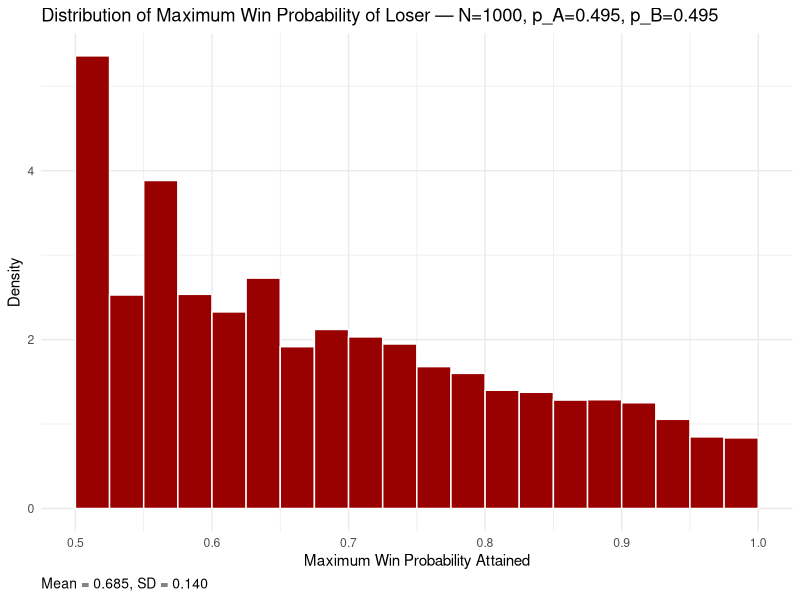
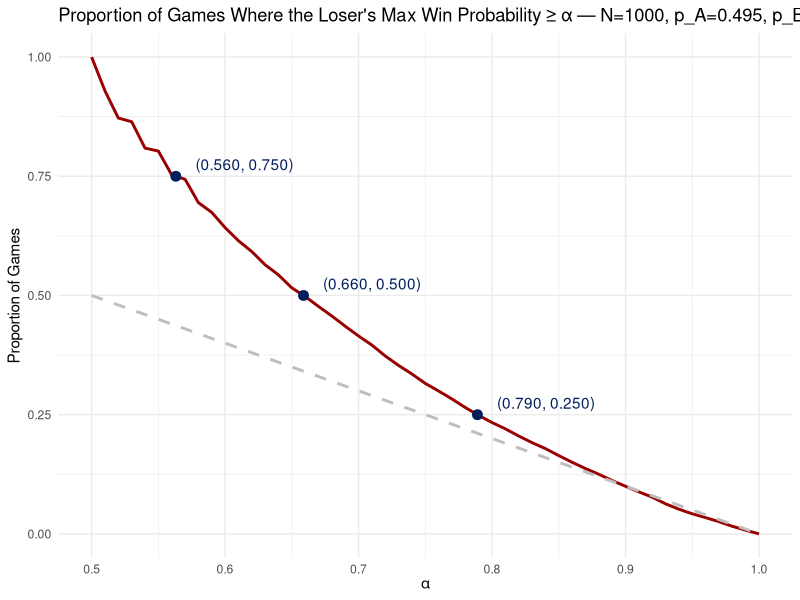
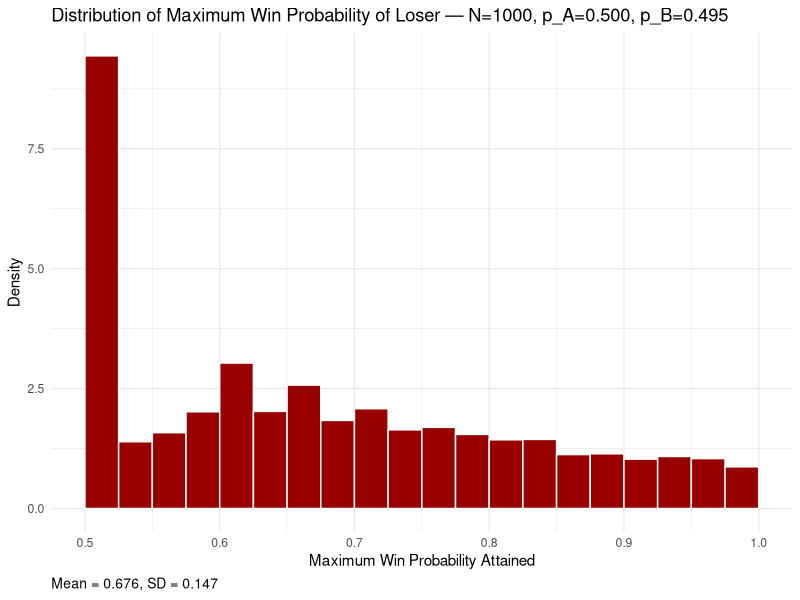
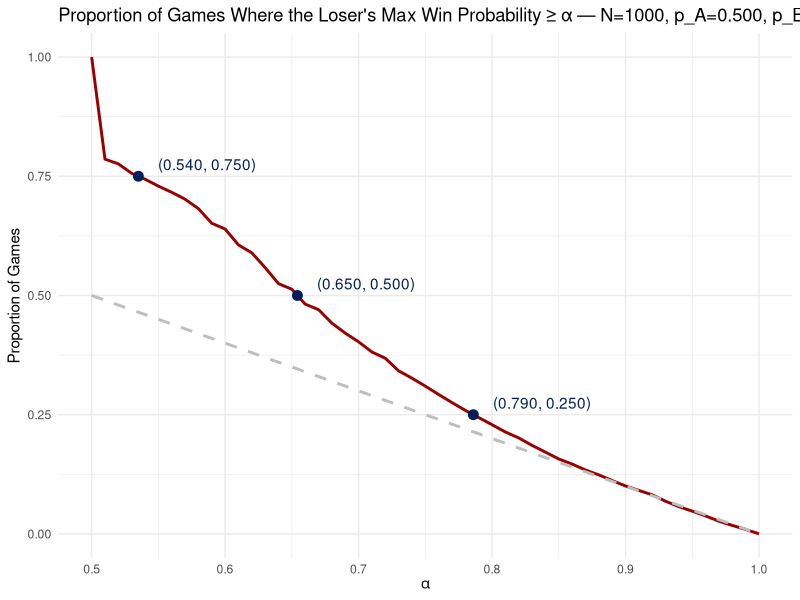
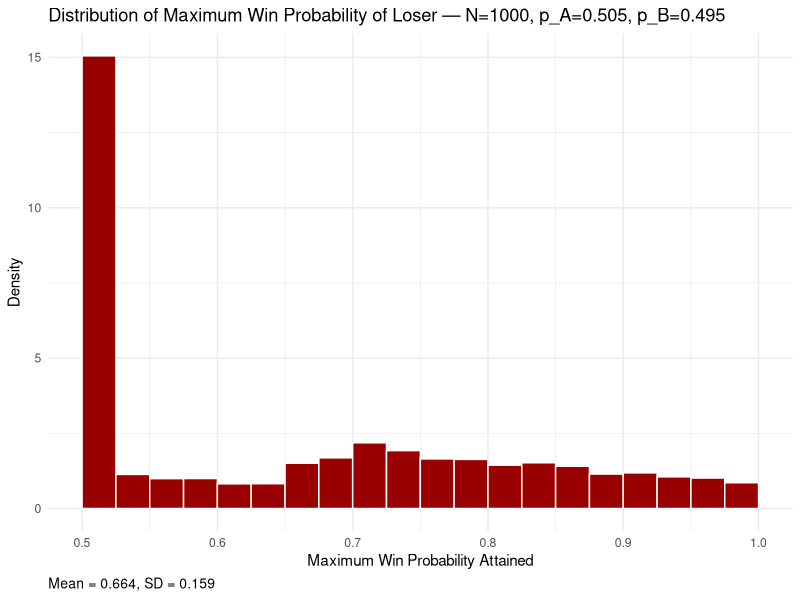
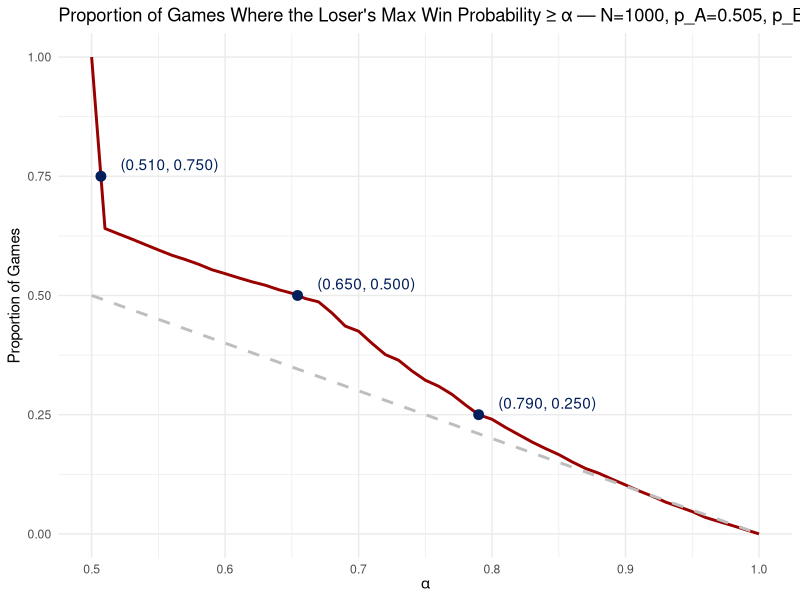
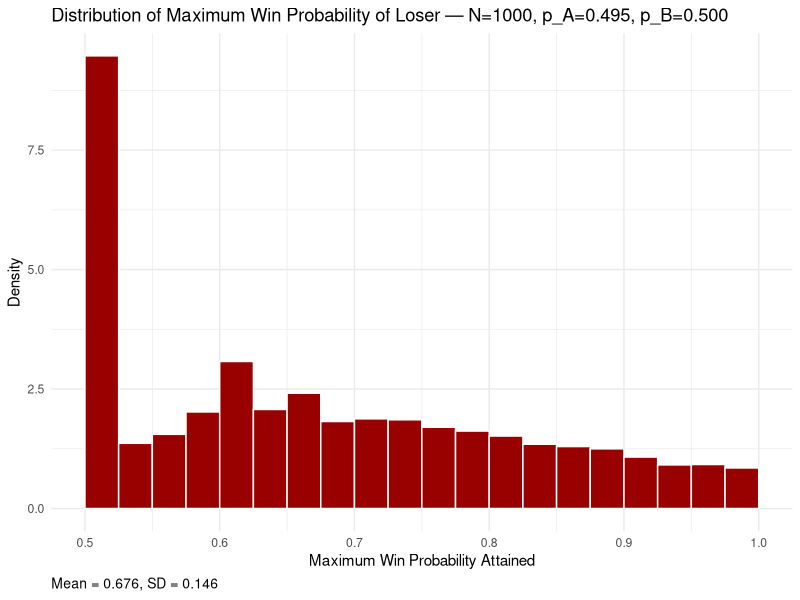
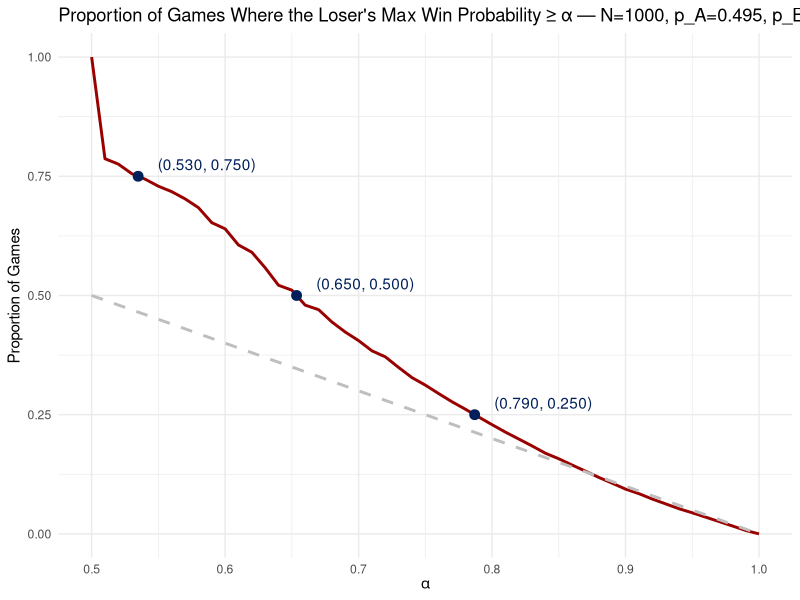

Here is the R script that generated these plots, in order:
#################
### LIBRARIES ###
#################

library(ggplot2)
library(pbapply)
utils::globalVariables(c("..density..", "empirical", "alpha", "identity", "alpha_display", "empirical_display"))

args_full = commandArgs(trailingOnly = FALSE)
file_arg = args_full[grepl("^--file=", args_full)]
if (length(file_arg) > 0) {
  script_path = normalizePath(sub("^--file=", "", file_arg[1]))
} else {
  script_path = normalizePath("scripts/presentations/nessis2025/sim_asymmetric_grid.R")
}
repo_root = normalizePath(file.path(dirname(script_path), "..", "..", ".."))

##################
### PARAMETERS ###
##################

# Fixed possessions
N = 1000
n_sims = 10000

# Grids for p_A (columns) and p_B (rows)
pA_grid = c(0.495, 0.50, 0.505)
pB_grid = c(0.495, 0.50, 0.505)

# Output directory
out_dir = file.path(repo_root, "presentations", "nessis2025", "figures")
dir.create(out_dir, recursive = TRUE, showWarnings = FALSE)

# Penn colors
PENN_RED  = "#990000"
PENN_BLUE = "#011f5b"

##################
### FUNCTIONS  ###
##################

# Brownian-limit WP for asymmetric case
win_prob_brownian_asym = function(t_index, d_t, N, pA, pB) {
  n_rem = N - t_index
  if (n_rem <= 0) {
    return(as.numeric(d_t > 0) + 0.5 * as.numeric(d_t == 0))
  }
  mu_step = pA - pB
  var_step = pA * (1 - pA) + pB * (1 - pB)
  mean_S = mu_step * n_rem
  var_S = var_step * n_rem
  if (var_S <= 0) {
    return(as.numeric(d_t + mean_S > 0) + 0.5 * as.numeric(d_t + mean_S == 0))
  }
  stats::pnorm((d_t + mean_S) / sqrt(var_S))
}

# Precompute WP table
precompute_win_probs_asym = function(N, pA, pB) {
  wp_table = array(NA_real_, dim = c(N + 1, 2 * N + 1))
  pb = utils::txtProgressBar(min = 0, max = N, style = 3)
  for (t in 0:N) {
    n_rem = N - t
    for (d in -n_rem:n_rem) {
      wp_table[t + 1, d + N + 1] = win_prob_brownian_asym(t, d, N, pA, pB)
    }
    if (t %% 20 == 0 || t == N) utils::setTxtProgressBar(pb, t)
  }
  close(pb)
  wp_table
}

# Single game simulation
sim_game_asym = function(N, pA, pB, wp_table = NULL) {
  scoresA = scoresB = numeric(N + 1)
  WPs_A = numeric(N + 1)
  a_scores = rbinom(N, 1, pA)
  b_scores = rbinom(N, 1, pB)
  WPs_A[1] = 0.5
  for (t in 1:N) {
    scoresA[t + 1] = scoresA[t] + a_scores[t]
    scoresB[t + 1] = scoresB[t] + b_scores[t]
    d_t = scoresA[t + 1] - scoresB[t + 1]
    if (!is.null(wp_table)) {
      idx = d_t + N + 1
      if (idx >= 1 && idx <= (2 * N + 1)) {
        WPs_A[t + 1] = wp_table[t + 1, idx]
      } else {
        WPs_A[t + 1] = win_prob_brownian_asym(t, d_t, N, pA, pB)
      }
    } else {
      WPs_A[t + 1] = win_prob_brownian_asym(t, d_t, N, pA, pB)
    }
  }
  final_diff = scoresA[N + 1] - scoresB[N + 1]
  if (final_diff == 0) final_diff = sample(c(-1, 1), 1)
  loser = ifelse(final_diff < 0, "A", "B")
  list(WPs_A = WPs_A, loser = loser)
}

# Many sims -> vector of M (loser max WPs)
simulate_max_wp_asym = function(n_sims, N, pA, pB) {
  wp_table = precompute_win_probs_asym(N, pA, pB)
  Mvals = numeric(n_sims)
  pb = utils::txtProgressBar(min = 0, max = n_sims, style = 3)
  for (j in seq_len(n_sims)) {
    game = sim_game_asym(N, pA, pB, wp_table)
    WP_loser = if (game$loser == "A") game$WPs_A else 1 - game$WPs_A
    Mvals[j] = max(WP_loser, na.rm = TRUE)
    if (j %% 10 == 0 || j == n_sims) utils::setTxtProgressBar(pb, j)
  }
  close(pb)
  Mvals
}

# Plot helpers
plot_histogram = function(M, N, pA, pB, out_path) {
  df = data.frame(M = M)
  mean_M = mean(df$M, na.rm = TRUE)
  sd_M = stats::sd(df$M, na.rm = TRUE)
  p_hist = ggplot(df, aes(M)) +
    geom_histogram(aes(y = ..density..), boundary = 0.5, closed = "left",
                   binwidth = 0.025, fill = PENN_RED, color = "white") +
    coord_cartesian(xlim = c(0.5, 1)) +
    labs(title = sprintf("Distribution of Maximum Win Probability of Loser — N=%d, p_A=%.3f, p_B=%.3f", N, pA, pB),
         x = "Maximum Win Probability Attained", y = "Density",
         caption = sprintf("Mean = %.3f, SD = %.3f", mean_M, sd_M)) +
    theme_minimal() +
    theme(plot.caption = element_text(hjust = 0, size = 10))
  ggsave(out_path, p_hist, width = 8, height = 4, dpi = 300)
}

plot_threshold = function(M, N, pA, pB, out_path) {
  alpha_values = seq(0.5, 1, by = 0.01)
  empirical_probs = sapply(alpha_values, function(a) mean(M >= a))
  plot_data = data.frame(alpha = alpha_values,
                         empirical = empirical_probs,
                         identity = 1 - alpha_values)

  # quartiles only
  target_probs = c(0.75, 0.5, 0.25)
  points = data.frame(
    empirical = target_probs,
    alpha = sapply(target_probs, function(p0) {
      idx = which(diff(sign(empirical_probs - p0)) != 0)[1]
      if (is.na(idx)) return(NA_real_)
      x1 = alpha_values[idx]; x2 = alpha_values[idx + 1]
      y1 = empirical_probs[idx] - p0; y2 = empirical_probs[idx + 1] - p0
      x1 - y1 * (x2 - x1) / (y2 - y1)
    })
  )
  points = points[!is.na(points$alpha), ]
  points$alpha_display = round(points$alpha, 2)
  points$empirical_display = round(points$empirical, 2)

  p_thr = ggplot(plot_data, aes(x = alpha)) +
    geom_line(aes(y = empirical), color = PENN_RED, size = 1) +
    geom_line(aes(y = identity), color = "gray", linetype = "dashed", size = 1) +
    geom_point(data = points, aes(x = alpha, y = empirical), color = PENN_BLUE, size = 3) +
    geom_text(data = points[points$alpha == 0.50,],
              aes(x = alpha, y = empirical, label = sprintf("(%.3f, %.3f)", alpha_display, empirical_display)),
              hjust = -0.2, color = PENN_BLUE) +
    geom_text(data = points[points$alpha != 0.50,],
              aes(x = alpha, y = empirical, label = sprintf("(%.3f, %.3f)", alpha_display, empirical_display)),
              hjust = -0.2, vjust = -0.5, color = PENN_BLUE) +
    xlim(0.5, 1) +
    labs(title = sprintf("Proportion of Games Where the Loser's Max Win Probability ≥ α — N=%d, p_A=%.3f, p_B=%.3f", N, pA, pB),
         x = expression(alpha), y = "Proportion of Games") +
    theme_minimal()
  ggsave(out_path, p_thr, width = 8, height = 4, dpi = 300)
}

##################
### EXECUTION  ###
##################

set.seed(20250926)

all_hist = data.frame()
all_thr = data.frame()

for (pB in pB_grid) {
  for (pA in pA_grid) {
    message(sprintf("Simulating N=%d, p_A=%.3f, p_B=%.3f", N, pA, pB))
    Mvals = simulate_max_wp_asym(n_sims, N, pA, pB)

    base = sprintf("%s/asym_N%d_pA%02d_pB%02d", out_dir, N, round(100 * pA), round(100 * pB))
    plot_histogram(Mvals, N, pA, pB, sprintf("%s_hist.png", base))
    plot_threshold(Mvals, N, pA, pB, sprintf("%s_threshold.png", base))

    # accumulate for grids
    all_hist = rbind(all_hist, data.frame(
      M = Mvals,
      pA = factor(sprintf("p_A = %.3f", pA), levels = sprintf("p_A = %.3f", pA_grid), ordered = TRUE),
      pB = factor(sprintf("p_B = %.3f", pB), levels = sprintf("p_B = %.3f", pB_grid), ordered = TRUE)
    ))

    alpha_values = seq(0.5, 1, by = 0.01)
    empirical_probs = sapply(alpha_values, function(a) mean(Mvals >= a))
    all_thr = rbind(all_thr, data.frame(
      alpha = alpha_values,
      empirical = empirical_probs,
      identity = 1 - alpha_values,
      pA = factor(sprintf("p_A = %.3f", pA), levels = sprintf("p_A = %.3f", pA_grid), ordered = TRUE),
      pB = factor(sprintf("p_B = %.3f", pB), levels = sprintf("p_B = %.3f", pB_grid), ordered = TRUE)
    ))
  }
}

# Grid exports: rows = p_B, cols = p_A
if (nrow(all_hist) > 0) {
  hist_grid = ggplot(all_hist, aes(M)) +
    geom_histogram(aes(y = ..density..), boundary = 0.5, closed = "left",
                   binwidth = 0.025, fill = PENN_RED, color = "white") +
    coord_cartesian(xlim = c(0.5, 1)) +
    labs(title = "Distribution of Maximum Win Probability of Loser",
         x = "Maximum Win Probability Attained", y = "Density") +
    theme_minimal() +
    facet_grid(rows = vars(pB), cols = vars(pA)) +
    theme(strip.text = element_text(size = 11), strip.background = ggplot2::element_blank())
  ggsave(file.path(out_dir, "asymmetric_hist_grid.png"), hist_grid, width = 12, height = 8, dpi = 300)
}

if (nrow(all_thr) > 0) {
  thr_grid = ggplot(all_thr, aes(x = alpha)) +
    geom_line(aes(y = empirical), color = PENN_RED, size = 0.9) +
    geom_line(aes(y = identity), color = "gray", linetype = "dashed", size = 0.9) +
    xlim(0.5, 1) +
    labs(title = "Proportion of Games Where the Loser's Max Win Probability ≥ α",
         x = expression(alpha), y = "Proportion of Games") +
    theme_minimal() +
    facet_grid(rows = vars(pB), cols = vars(pA)) +
    theme(strip.text = element_text(size = 11), strip.background = ggplot2::element_blank())

  # add quartile points per facet (0.75, 0.5, 0.25)
  quartiles = c(0.75, 0.5, 0.25)
  pts_list = lapply(split(all_thr, list(all_thr$pB, all_thr$pA), drop = TRUE), function(df) {
    if (nrow(df) == 0) return(NULL)
    alpha_values = df$alpha
    empirical = df$empirical
    out = lapply(quartiles, function(p0) {
      idx = which(diff(sign(empirical - p0)) != 0)[1]
      if (is.na(idx)) return(NULL)
      x1 = alpha_values[idx]; x2 = alpha_values[idx + 1]
      y1 = empirical[idx] - p0; y2 = empirical[idx + 1] - p0
      data.frame(alpha = x1 - y1 * (x2 - x1) / (y2 - y1), empirical = p0,
                 pB = df$pB[1], pA = df$pA[1])
    })
    do.call(rbind, out)
  })
  pts_df = do.call(rbind, pts_list)
  if (!is.null(pts_df) && nrow(pts_df) > 0) {
    thr_grid = thr_grid +
      geom_point(data = pts_df, aes(x = alpha, y = empirical), color = PENN_BLUE, size = 2) +
      geom_text(data = pts_df,
                aes(x = alpha, y = empirical,
                    label = sprintf("(%.2f, %.2f)", alpha, empirical)),
                hjust = -0.2, vjust = -0.5, color = PENN_BLUE, size = 3)
  }

  ggsave(file.path(out_dir, "asymmetric_threshold_grid.png"), thr_grid, width = 12, height = 8, dpi = 300)
}
